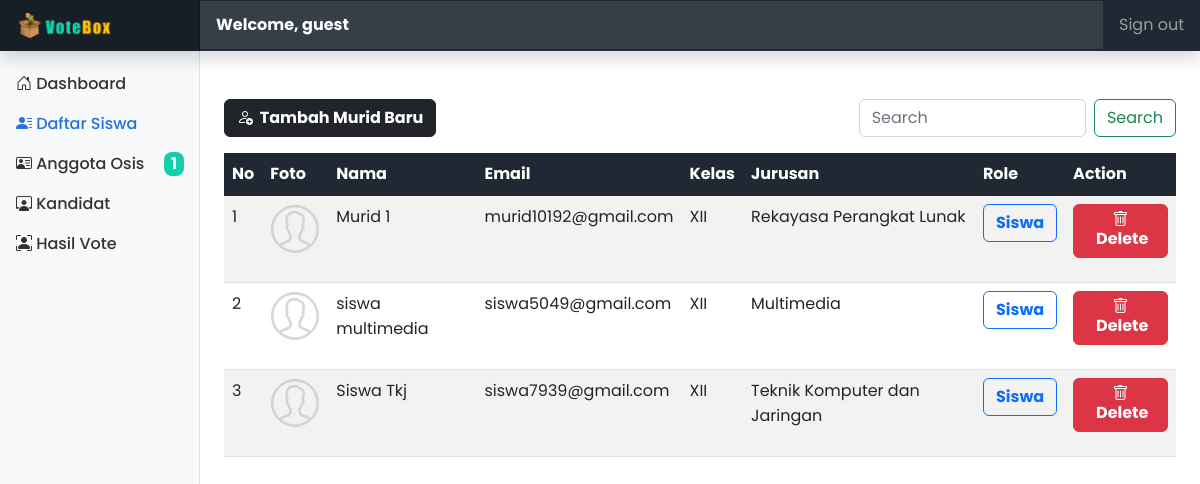
The page /view/admin/StudentsList.php (signed in) on the database its author committed.
### tables this page shows
CREATE TABLE `students` (
  `students_id` int(11) NOT NULL,
  `classroom_id` int(11) NOT NULL,
  `expertise_id` int(11) NOT NULL,
  `firstname` varchar(50) NOT NULL,
  `lastname` varchar(50) NOT NULL,
  `email` varchar(50) NOT NULL,
  `password` varchar(50) NOT NULL,
  `pass` varchar(50) NOT NULL,
  `tlp` bigint(20) NOT NULL,
  `address` varchar(225) DEFAULT NULL,
  `photo` longtext DEFAULT NULL,
  `role` varchar(50) NOT NULL DEFAULT 'student'
);

CREATE TABLE `classroom` (
  `classroom_id` int(11) NOT NULL,
  `classroom` varchar(10) NOT NULL
);

CREATE TABLE `expertise` (
  `expertise_id` int(11) NOT NULL,
  `expertise` varchar(30) NOT NULL,
  `slug` varchar(25) NOT NULL
);

### view/components/query/studentsQuery.php (called while the page is built, shortened)
<?php
$AllStudents = $config->query("SELECT * FROM students JOIN classroom USING (classroom_id) JOIN expertise USING (expertise_id) ORDER BY firstname ASC");

### view/admin/StudentsList.php (the view, shortened to what this page needs)
<?php
$title = "Students List";
include '../components/config.php';
include '../components/meta.php';
include '../components/query/studentsQuery.php';
$pages = isset($_GET['page']) ? $_GET['page'] : '';
?>
<body>
    <div class="container-fluid">
        <div class="row">
            <?php include '../components/sidebar.php' ?>
            <main class="col-md-9 ms-sm-auto col-lg-10 px-md-4 py-md-4 mt-4">
                <?php if (isset($_GET['addstudent'])) : ?>
                    <a href="StudentsList.php" class="btn btn-danger mb-3 fw-bold"><span class="bi bi-backspace">&nbsp;Back</span></a>
                    <div class="card">
                        <div class="card-header">
                            <h4 class="text-center fw-bold">Tambah Murid Baru</h4>
                        </div>
                        <div class="card-body">
                            <div class="row">
                                <div class="col-md-6 mb-3">
                                    <form action="" method="post" enctype="multipart/form-data">
                                        <label for="firstname" class="fw-bold">Nama Depan :</label>
                                        <input type="text" name="firstname" id="firstname" class="form-control" required>
                                </div>
                                <div class="col-md-6 mb-3">
                                    <label for="lastname" class="fw-bold">Nama Belakang :</label>
                                    <input type="text" name="lastname" id="lastname" class="form-control" required>
                                </div>
                                <div class="col-md-6 mb-3">
                                    <label for="classroom" class="fw-bold">Kelas :</label>
                                    <select class="form-select" name="classroom" required>
                                        <option value="">---</option>
                                        <?php $no = 1;
                                        foreach ($classroomQuery as $c) {
                                            if ($classroom == $c['classroom_id']) {
                                                $selected = 'selected';
                                            } else {
                                                $selected = '';
                                            }
                                        ?>
                                            <option value="<?= $c['classroom_id'] ?>" <?= $selected ?>> <?= $c['classroom'] ?></option>
                                        <?php } ?>
                                    </select>
                                </div>
                                <div class="col-md-6 mb-3">
                                    <label for="expertise" class="fw-bold">Jurusan :</label>
                                    <select class="form-select" name="expertise" required>
                                        <option value="">---</option>
                                        <?php $no = 1;
                                        foreach ($expertiseQuery as $exp) {
                                            if ($expertise == $exp['expertise_id']) {
                                                $selected = 'selected';
                                            } else {
                                                $selected = '';
                                            }
                                        ?>
                                            <option value="<?= $exp['expertise_id'] ?>" <?= $selected ?>> <?= $exp['expertise'] ?></option>
                                        <?php } ?>
                                    </select>
                                </div>
                                <div class="col-md-6 mb-3">
                                    <label for="password" class="fw-bold">Password :</label>
                                    <input type="password" name="password" id="password" class="form-control" required>
                                </div>
                                <div class="col-md-6 mb-3">
                                    <label for="tlp" class="fw-bold">No tlp :</label>
                                    <input type="number" name="tlp" id="tlp" class="form-control" required>
                                </div>
                                <div class="col-md-12 mb-3 d-flex justify-content-end">
                                    <button type="submit" name="add" class="btn btn-success fw-bold"><span class="bi bi-plus">&nbsp;Tambah</span></button>
                                </div>
                                </form>
                            </div>
                        </div>
                    </div>
                <?php else : ?>
                    <div class="d-flex justify-content-between">
                        <form action="" method="get">
                            <button type="submit" class="btn btn-dark fw-bold" name="addstudent"><span class="bi bi-person-add">&nbsp;&nbsp;Tambah Murid Baru</span></button>
                        </form>
                        <form class="d-flex col-md-4" role="search" method="post" action="" enctype="multipart/form-data">
                            <input class="form-control me-2" type="search" placeholder="Search" aria-label="Search" id="search" name="search">
                            <button class="btn btn-outline-success" type="submit" name="cari" id="cari">Search</button>
                        </form>
                    </div>
                    <div class="table-responsive">
                        <table class="table table-hover table-striped">
                            <thead style="background-color: #1f2833; color: #fff;">
                                <tr>
                                    <th scope="col">No</th>
                                    <th scope="col">Foto</th>
                                    <th scope="col">Nama</th>
                                    <th scope="col">Email</th>
                                    <th scope="col">Kelas</th>
                                    <th scope="col">Jurusan</th>
                                    <th scope="col">Role</th>
                                    <th scope="col">Action</th>
                                </tr>
                            </thead>
                            <tbody class="table-group-divider">
                                <?php if ($pages == 'xmm') : ?>
                                    <?php
                                    $no = 1;
                                    foreach ($XMMStudents as $s) : ?>
                                        <tr>
                                            <td><?= $no++ ?></td>
                                            <td><img src="../../public/uploaded/<?= $s['photo'] ?>" class="rounded-circle" width="50" height="50"></td>
                                            <td><?= $s['firstname'] . " " . $s['lastname'] ?></td>
                                            <td><?= $s['email'] ?></td>
                                            <td><?= $s['classroom'] ?></td>
                                            <td><?= $s['expertise'] ?></td>
                                            <td>
                                                <?php if ($s['role'] == 'student') : ?>
                                                    <span class="btn btn-outline-primary fw-bold">Siswa</span>
                                                <?php elseif ($s['role'] == 'member') : ?>
                                                    <span class="btn btn-outline-warning fw-bold">Anggota Osis</span>
                                                <?php elseif ($s['role'] == 'candidate') : ?>
                                                    <span class="btn btn-outline-success fw-bold">Kandidat</span>
                                                <?php endif; ?>
                                            </td>
                                            <td>
                                                <form action="" method="post" enctype="multipart/form-data">
                                                    <input type="text" name="students_id" id="students_id" value="<?= $s['students_id'] ?>" class="d-none">
                                                    <button type="submit" name="delete" class="btn btn-danger fw-bold"><span class="bi bi-trash">&nbsp;Delete</span></button>
                                                </form>
                                            </td>
                                        </tr>
                                    <?php endforeach; ?>
                                <?php elseif ($pages == 'all' or $pages == NULL) : ?>
                                    <?php
                                    $no = 1;
                                    foreach ($AllStudents as $s) : ?>
                                        <tr>
                                            <td><?= $no++ ?></td>
                                            <td><img src="../../public/uploaded/<?= $s['photo'] ?>" class="rounded-circle" width="50" height="50"></td>
                                            <td><?= $s['firstname'] . " " . $s['lastname'] ?></td>
                                            <td><?= $s['email'] ?></td>
                                            <td><?= $s['classroom'] ?></td>
                                            <td><?= $s['expertise'] ?></td>
                                            <td>
                                                <?php if ($s['role'] == 'student') : ?>
                                                    <span class="btn btn-outline-primary fw-bold">Siswa</span>
                                                <?php elseif ($s['role'] == 'member') : ?>
                                                    <span class="btn btn-outline-warning fw-bold">Anggota Osis</span>
                                                <?php elseif ($s['role'] == 'candidate') : ?>
                                                    <span class="btn btn-outline-success fw-bold">Kandidat</span>
                                                <?php endif; ?>
                                            </td>
                                            <td>
                                                <form action="" method="post" enctype="multipart/form-data">
                                                    <button type="submit" name="delete" class="btn btn-danger fw-bold"><span class="bi bi-trash">&nbsp;Delete</span></button>
                                                </form>
                                            </td>
                                        </tr>
                                    <?php endforeach; ?>
                                <?php endif; ?>
                            </tbody>
                        </table>
                    </div>
                <?php endif; ?>
            </main>
        </div>
    </div>
</body>

### view/components/meta.php (shortened to what this page needs)
<link rel="stylesheet" href="../../public/assets/css/bootstrap.min.css">
<link rel="stylesheet" href="https://cdn.jsdelivr.net/npm/bootstrap-icons@1.10.2/font/bootstrap-icons.css">

### view/components/sidebar.php (shortened to what this page needs)
<?php
$countMember = mysqli_num_rows(mysqli_query($config, "SELECT * FROM member WHERE status = 'pending'"));
?>
<header class="navbar navbar-dark sticky-top flex-md-nowrap p-0 shadow" style="background-color: #1f2833;">
    <a class="navbar-brand col-md-3 col-lg-2 me-0 px-3 fs-6" href="dashboard.php"><img src="../../public/img/nav.png" width="100"></a>
    <span class="form-control form-control-dark w-100 rounded-0 border-0 fw-bold">Welcome, <?= $_SESSION['firstname'] ?></span>
    <div class="navbar-nav">
        <div class="nav-item text-nowrap">
            <a class="nav-link px-3" href="signout.php">Sign out</a>
        </div>
    </div>
</header>
<nav id="sidebarMenu" class="col-md-3 col-lg-2 d-md-block bg-light sidebar collapse">
    <div class="position-sticky pt-3 sidebar-sticky">
        <ul class="nav flex-column">
            <li class="nav-item">
                <a class="nav-link <?= $title == 'Dashboard' ? 'active' : '' ?>" aria-current="page" href="dashboard.php">
                    <span class="bi bi-house-door">&nbsp;Dashboard</span>
                </a>
            </li>
            <li class="nav-item dropdown">
                <a class="nav-link <?= $title == 'Students List' ? 'active' : '' ?>" href="StudentsList.php" role="button" data-bs-toggle="dropdown" aria-expanded="false">
                    <span class="bi bi-person-lines-fill">&nbsp;Daftar Siswa</span>
                </a>
            </li>
            <li class="nav-item">
                <a class="nav-link <?= $title == 'Council Member' ? 'active' : '' ?>" href="CouncilMember.php">
                    <div class="d-flex justify-content-between">
                        <span class="bi bi-person-vcard">&nbsp;Anggota Osis</span>
                        <?php if ($countMember > 0) : ?>
                            <span class="fw-bold text-light text-center" style="background-color: #13cfac; text-decoration: none; width: 20px; border-radius: 8px;"><?= $countMember ?></span>
                        <?php endif; ?>
                    </div>
                </a>
            </li>
            <li class="nav-item">
                <a class="nav-link <?= $title == 'Candidates' ? 'active' : '' ?>" href="CandidatesList.php">
                    <div class="d-flex justify-content-between">
                        <span class="bi bi-person-workspace">&nbsp;Kandidat</span>
                    </div>
                </a>
            </li>
            <li class="nav-item">
                <a class="nav-link <?= $title == 'Votes Result' ? 'active' : '' ?>" href="VotesResult.php">
                    <span class="bi bi-person-bounding-box">&nbsp;Hasil Vote</span>
                </a>
            </li>
        </ul>
    </div>
</nav>

### view/components/meta.php (style rules this page uses)
* { font-family: 'Poppins', sans-serif; }

### view/components/sidebar.php (style rules this page uses)
.bi { vertical-align: -.125em; fill: currentColor; }
body { font-size: 1rem; }
.sidebar { position: fixed; top: 0; bottom: 0; left: 0; z-index: 100; padding: 48px 0 0; box-shadow: inset -1px 0 0 rgba(0, 0, 0, .1); }
.sidebar-sticky { height: calc(100vh - 48px); overflow-x: hidden; overflow-y: auto; }
.sidebar .nav-link { font-weight: 500; color: #333; }
.sidebar .nav-link.active { color: #2470dc; }
.navbar-brand { padding-top: .75rem; padding-bottom: .75rem; background-color: rgba(0, 0, 0, .25); box-shadow: inset -1px 0 0 rgba(0, 0, 0, .25); }
.navbar .form-control { padding: .75rem 1rem; }
.form-control-dark { color: #fff; background-color: rgba(255, 255, 255, .1); border-color: rgba(255, 255, 255, .1); }

### rows shown on the page
students: photo (placeholder picture), firstname "Murid", lastname "1", email "murid10192@gmail.com", classroom.classroom "XII", expertise.expertise "Rekayasa Perangkat Lunak", role "Siswa"
students: photo (placeholder picture), firstname "siswa", lastname "multimedia", email "siswa5049@gmail.com", classroom.classroom "XII", expertise.expertise "Multimedia", role "Siswa"
students: photo (placeholder picture), firstname "Siswa", lastname "Tkj", email "siswa7939@gmail.com", classroom.classroom "XII", expertise.expertise "Teknik Komputer dan Jaringan", role "Siswa"

### other values the page prints
$_SESSION['firstname'] "guest"
$countMember "1"
